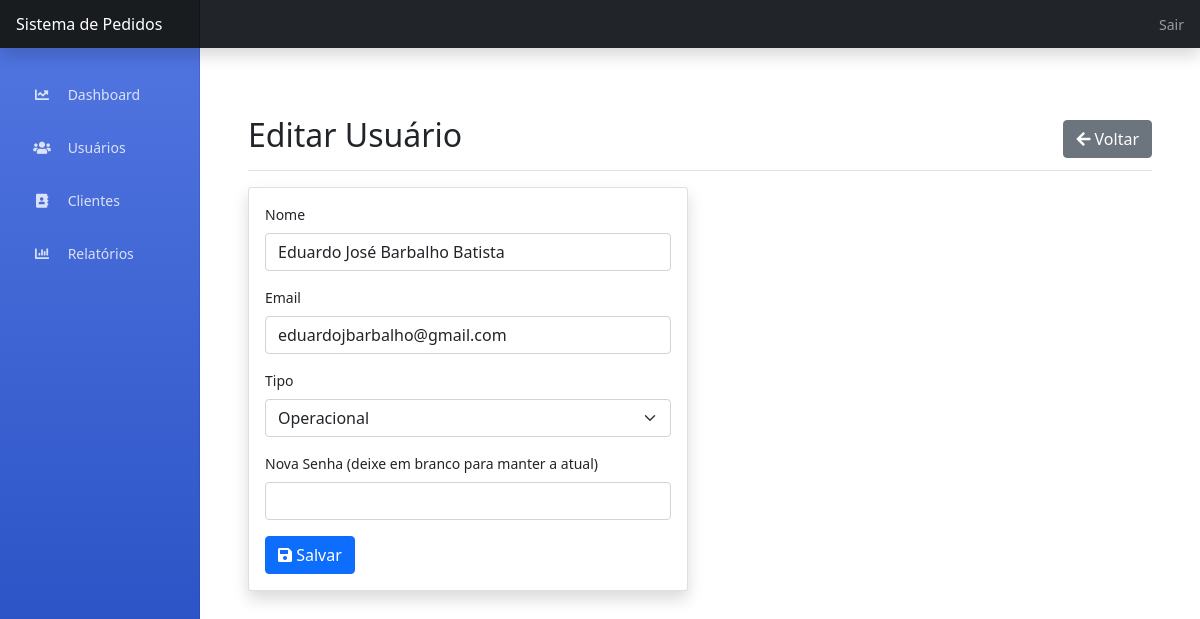
Screenshot of /admin/usuarios/2/editar (signed in) with the database file from the repository.
### app.py (models this page shows, shortened)
class Usuario(UserMixin, db.Model):
    id = db.Column(db.Integer, primary_key=True)
    nome = db.Column(db.String(100), nullable=False)
    email = db.Column(db.String(120), unique=True, nullable=False)
    senha = db.Column(db.String(200), nullable=False)
    tipo = db.Column(db.String(20), nullable=False)  # 'admin' ou 'operacional'
    ativo = db.Column(db.Boolean, default=True)
    pedidos = db.relationship('Pedido', backref='usuario', lazy=True)

### app.py (the view, shortened to what this page needs)
@app.route('/admin/usuarios/<int:id>/editar', methods=['GET', 'POST'])
@login_required
def admin_editar_usuario(id):
    if current_user.tipo != 'admin':
        flash('Acesso não autorizado!', 'danger')
        return redirect(url_for('index'))
    usuario = Usuario.query.get_or_404(id)
    return render_template('admin/editar_usuario.html', usuario=usuario)

### app.py (called while the page is built)
@login_manager.user_loader
def load_user(user_id):
    return Usuario.query.get(int(user_id))

### templates/admin/editar_usuario.html (shortened to what this page needs)
{% extends "base.html" %}
{% block content %}
<div class="container-fluid">
    <div class="d-flex justify-content-between flex-wrap flex-md-nowrap align-items-center pt-3 pb-2 mb-3 border-bottom">
        <h1 class="h2">Editar Usuário</h1>
        <div class="btn-toolbar mb-2 mb-md-0">
            <a href="{{ url_for('admin_usuarios') }}" class="btn btn-secondary">
                <i class="fas fa-arrow-left"></i> Voltar
            </a>
        </div>
    </div>
    <div class="row">
        <div class="col-md-6">
            <div class="card shadow mb-4">
                <div class="card-body">
                    <form method="POST">
                        <div class="mb-3">
                            <label for="nome" class="form-label">Nome</label>
                            <input type="text" class="form-control" id="nome" name="nome" value="{{ usuario.nome }}" required>
                        </div>
                        <div class="mb-3">
                            <label for="email" class="form-label">Email</label>
                            <input type="email" class="form-control" id="email" name="email" value="{{ usuario.email }}" required>
                        </div>
                        <div class="mb-3">
                            <label for="tipo" class="form-label">Tipo</label>
                            <select class="form-select" id="tipo" name="tipo" required>
                                <option value="operacional" {% if usuario.tipo == 'operacional' %}selected{% endif %}>Operacional</option>
                            </select>
                        </div>
                        <div class="mb-3">
                            <label for="senha" class="form-label">Nova Senha (deixe em branco para manter a atual)</label>
                            <input type="password" class="form-control" id="senha" name="senha">
                        </div>
                        <button type="submit" class="btn btn-primary">
                            <i class="fas fa-save"></i> Salvar
                        </button>
                    </form>
                </div>
            </div>
        </div>
    </div>
</div>
{% endblock %}

### templates/base.html (style rules this page uses)
body { font-size: .875rem; }
.container-fluid { padding-top: 1.5rem; }
.d-flex.justify-content-between { margin-top: 20px; margin-bottom: 30px; padding: 15px 0; }

### rows the page displays
Usuario: nome "Eduardo José Barbalho Batista", email "eduardojbarbalho@gmail.com", tipo "Operacional"
